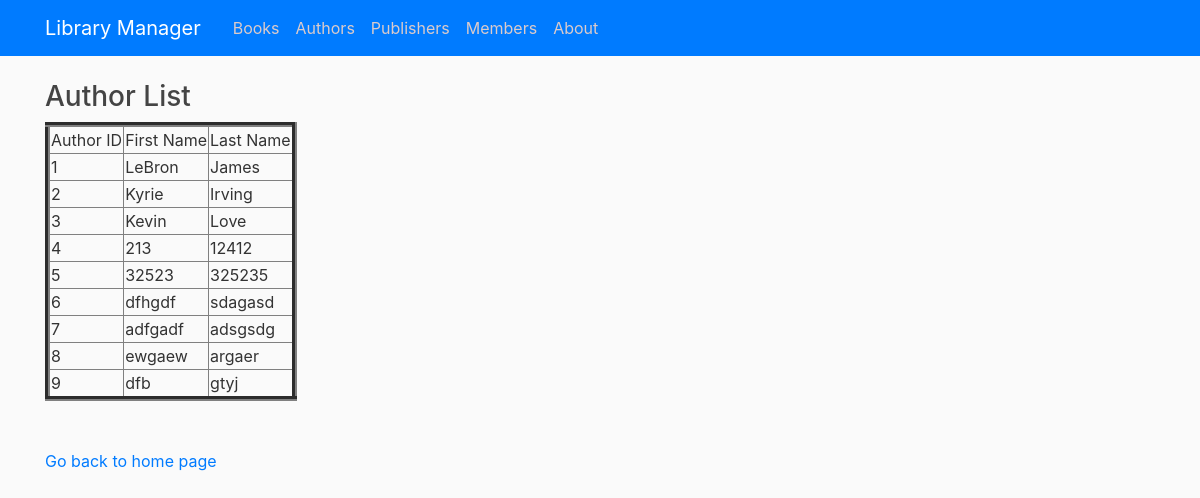
Page /viewauthor on the earlier database version.
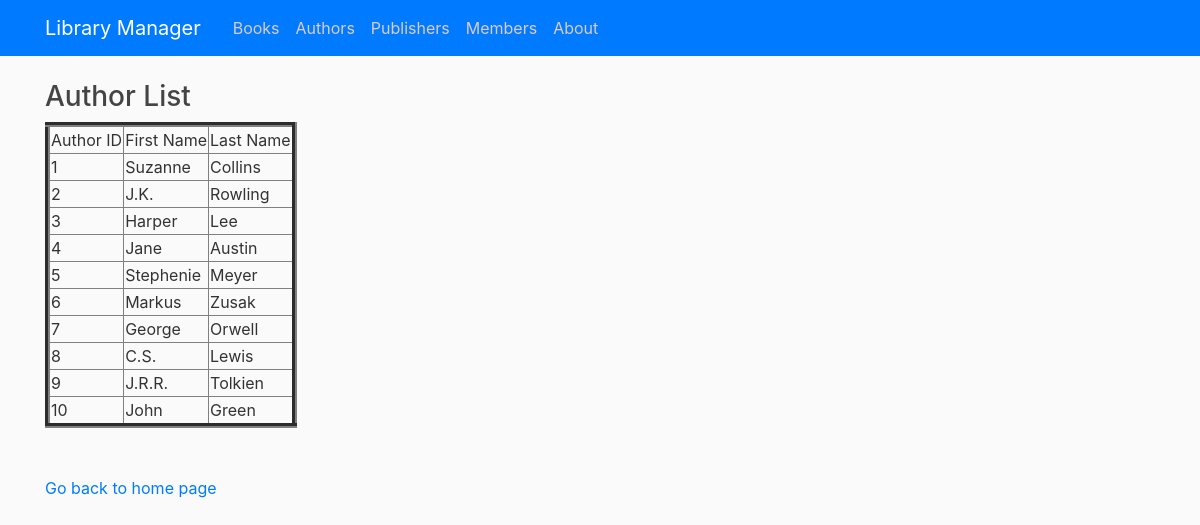
Same page on the later database version.
### tables this page shows
CREATE TABLE Author (authorId INTEGER PRIMARY KEY AUTOINCREMENT, firstName TEXT NOT NULL, lastName TEXT NOT NULL);

### library/routes.py (the view)
@app.route("/viewauthor")
def viewAuthor():
    con = sqlite3.connect("book.db")
    con.row_factory = sqlite3.Row
    cur = con.cursor()
    cur.execute("select * from Author")
    rows = cur.fetchall()
    return render_template("view_authors.html",rows = rows)

### library/templates/view_authors.html (shortened to what this page needs)
{% extends "layout.html" %}
{% block content %}
<!DOCTYPE html>
<html>
<head>
</head>
<body>
    <h3>Author List</h3>
    <table border=5>
        <thead>
            <td>Author ID</td>
            <td>First Name</td>
            <td>Last Name</td>
        </thead>
        {% for row in rows %}
        <tr>
            <td>{{row["authorId"]}}</td>
            <td>{{row["firstName"]}}</td>
            <td>{{row["lastName"]}}</td>
        </tr>
        {% endfor %}
    </table>
    <br><br>
    <a href="/">Go back to home page</a>
</body>
</html>
{% endblock content %}

Differences in the rows shown:
changed Author id 1: firstName "LeBron" → "Suzanne"; lastName "James" → "Collins"
changed Author id 2: firstName "Kyrie" → "J.K."; lastName "Irving" → "Rowling"
changed Author id 3: firstName "Kevin" → "Harper"; lastName "Love" → "Lee"
changed Author id 4: firstName "213" → "Jane"; lastName "12412" → "Austin"
changed Author id 5: firstName "32523" → "Stephenie"; lastName "325235" → "Meyer"
changed Author id 6: firstName "dfhgdf" → "Markus"; lastName "sdagasd" → "Zusak"
changed Author id 7: firstName "adfgadf" → "George"; lastName "adsgsdg" → "Orwell"
changed Author id 8: firstName "ewgaew" → "C.S."; lastName "argaer" → "Lewis"
changed Author id 9: firstName "dfb" → "J.R.R."; lastName "gtyj" → "Tolkien"
added Author: authorId "10", firstName "John", lastName "Green"
